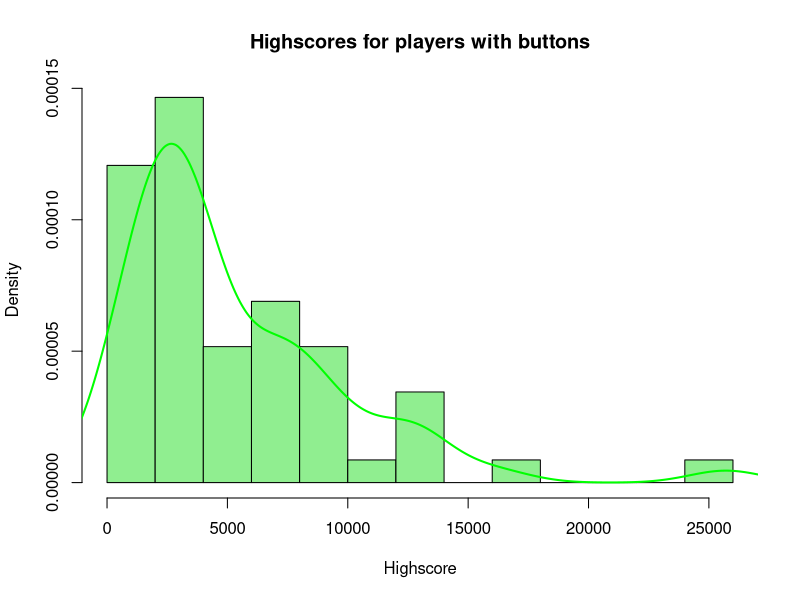
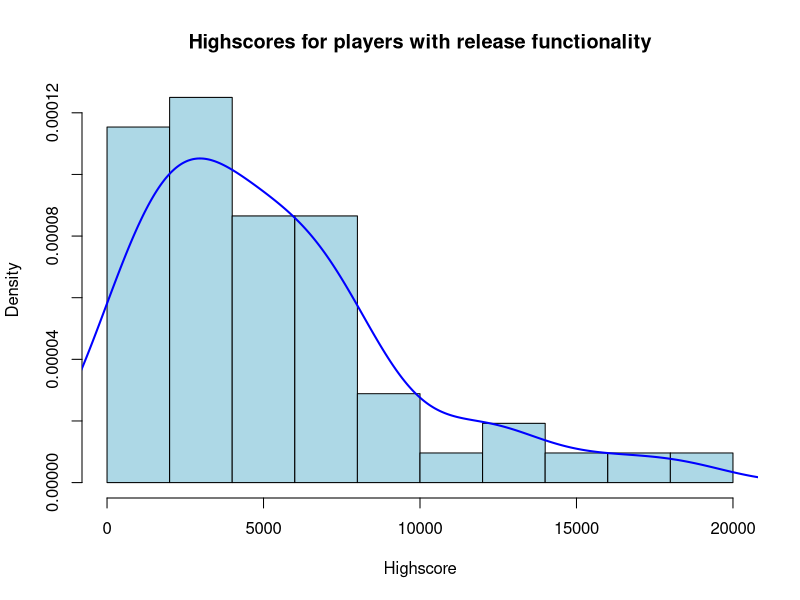
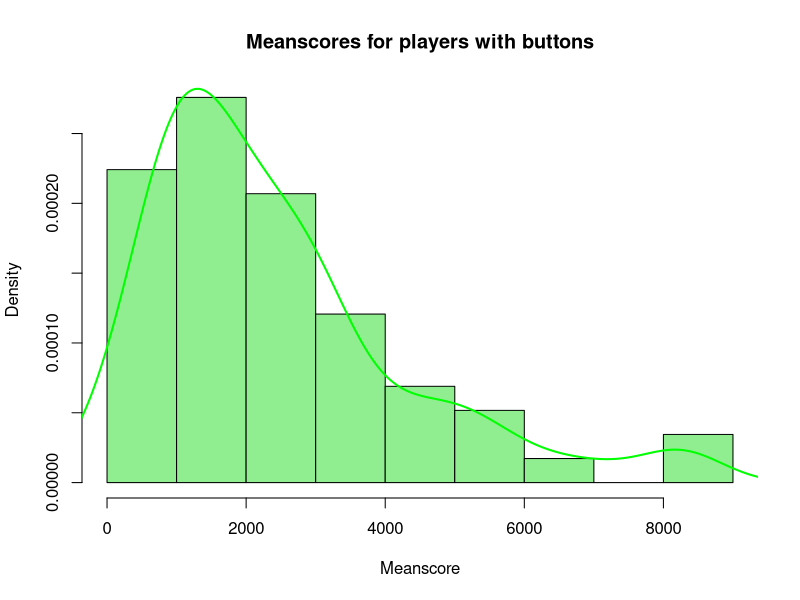
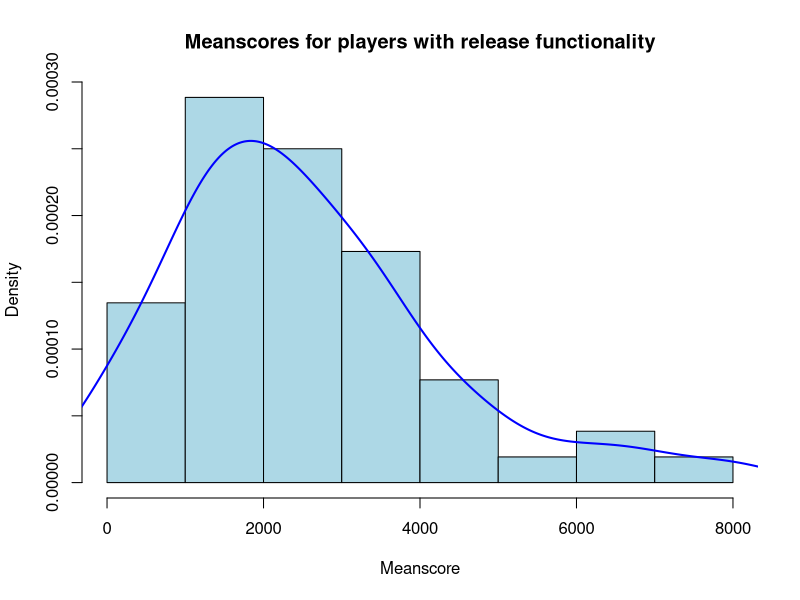
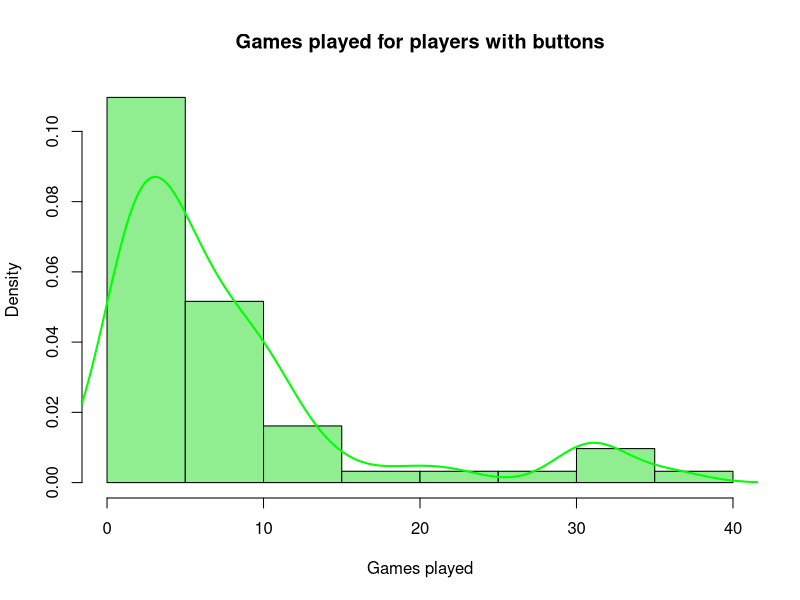
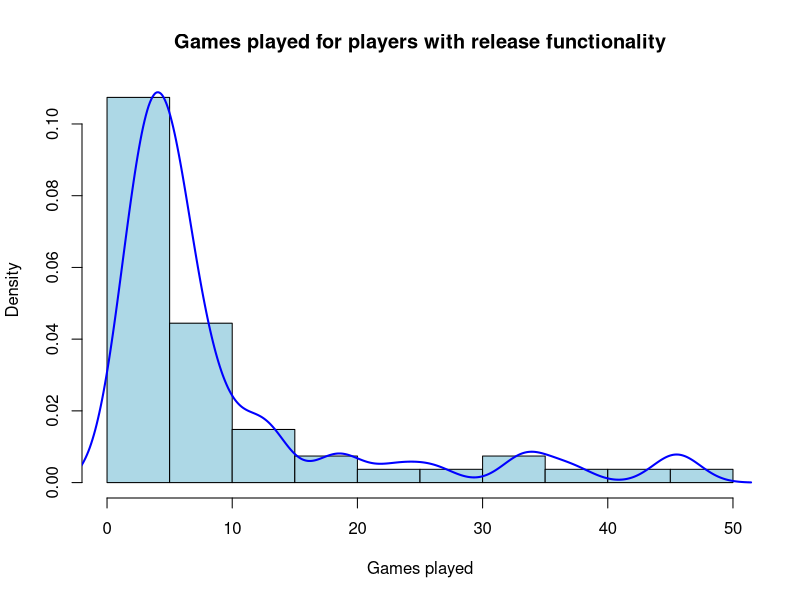

Write R code to recreate these figures, in order.
## ---- chunk 1
knitr::opts_chunk$set(echo = TRUE)
library(dplyr,graphics)
## ---- chunk 2
setwd("/mnt/7E5A70665A701D59/Data/2018-2019/MMI/R/")
scores_data <- read.csv("./csv_prepping/duckduckgo_scores.csv")
games_played_data <- read.csv("./csv_prepping/duckduckgo_games_started.csv")

highscores_data <- aggregate(scores_data$log, by=list(scores_data$version, scores_data$userId), max)
colnames(highscores_data) <- c("version","userId","highscore")
highscores_data <- highscores_data[order(highscores_data$version,highscores_data$userId),]
rownames(highscores_data) <-1:nrow(highscores_data)
highscores_split <- split(highscores_data,highscores_data$version)
highscores_release <- highscores_split$release
highscores_button <-highscores_split$button
highscores_grouped <- group_by(highscores_data,version)


meanscores_data <- aggregate(scores_data$log, by=list(scores_data$version, scores_data$userId), mean)
colnames(meanscores_data) <- c("version","userId","meanscore")
meanscores_data <- meanscores_data[order(meanscores_data$version,meanscores_data$userId),]
rownames(meanscores_data) <- 1:nrow(meanscores_data)
meanscores_split <- split(meanscores_data,meanscores_data$version)
meanscores_release <- meanscores_split$release
meanscores_button <-meanscores_split$button
meanscores_grouped <- group_by(meanscores_data,version)

games_played_data <- games_played_data[order(games_played_data$version,games_played_data$userId),]
rownames(games_played_data) <-1:nrow(games_played_data)
games_played_split <- split(games_played_data,games_played_data$version)
games_played_release <- games_played_split$release
games_played_button <-games_played_split$button
games_played_grouped <- group_by(games_played_data,version)

summarise(highscores_grouped, MeanHigh=formatC(mean(highscore,na.rm=TRUE),format="f",digits=2),SDHigh=formatC(sd(highscore,na.rm=TRUE),format="f",digits=2))
summarise(meanscores_grouped, MeanMean=formatC(mean(meanscore,na.rm=TRUE),format="f",digits=2),SDMean=formatC(sd(meanscore,na.rm=TRUE),format="f",digits=2))
summarise(games_played_grouped,MeanGames=formatC(mean(games,na.rm=TRUE),format="f",digits=2),SDGames=formatC(sd(games,na.rm=TRUE),format="f",digits=2))

shapiro.test(highscores_release$highscore)
shapiro.test(highscores_button$highscore)
shapiro.test(meanscores_release$meanscore)
shapiro.test(meanscores_button$meanscore)
shapiro.test(games_played_button$games)
shapiro.test(games_played_release$games)


wilcox.test(highscores_release$highscore, highscores_button$highscore, alternative = "two.sided")
wilcox.test(meanscores_release$meanscore, meanscores_button$meanscore, alternative = "two.sided")
wilcox.test(games_played_release$games,games_played_button$games, alternative = "two.sided")

hist(highscores_button$highscore, freq=F, breaks=10, col='lightgreen',
main="Highscores for players with buttons", xlab="Highscore");
lines(density(highscores_button$highscore), col="green", lwd=2)
hist(highscores_release$highscore, freq=F, breaks=10, col='lightblue',
main="Highscores for players with release functionality", xlab="Highscore");
lines(density(highscores_release$highscore), col="blue", lwd=2)

hist(meanscores_button$meanscore, freq=F, breaks=10, col='lightgreen',
main="Meanscores for players with buttons", xlab="Meanscore");
lines(density(meanscores_button$meanscore), col="green", lwd=2)
hist(meanscores_release$meanscore, freq=F, breaks=10, col='lightblue',
main="Meanscores for players with release functionality", xlab="Meanscore");
lines(density(meanscores_release$meanscore), col="blue", lwd=2)

hist(games_played_button$games, freq=F, breaks=10, col='lightgreen',
main="Games played for players with buttons", xlab="Games played");
lines(density(games_played_button$games), col="green", lwd=2)
hist(games_played_release$games, freq=F, breaks=10, col='lightblue',
main="Games played for players with release functionality", xlab="Games played");
lines(density(games_played_release$games), col="blue", lwd=2)
